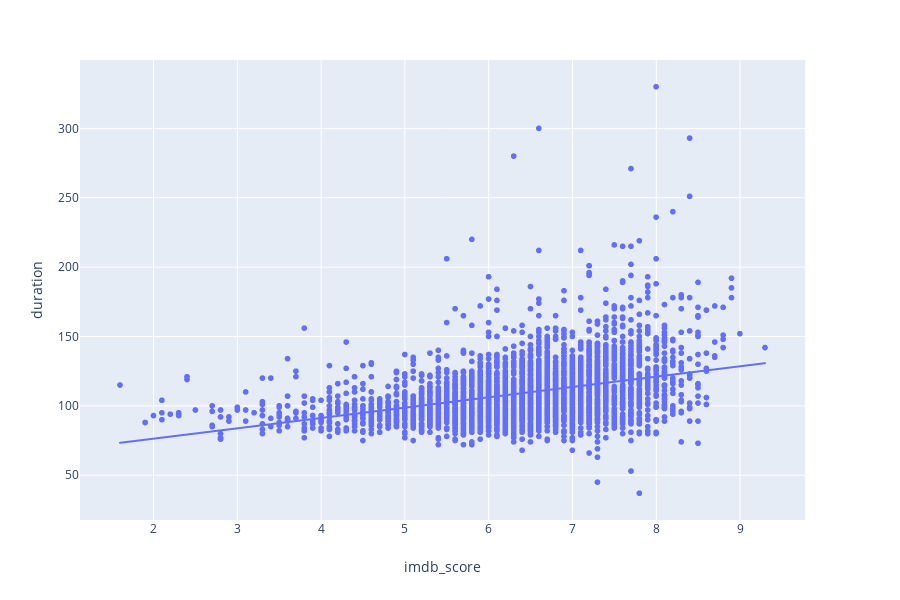

Notebook cell for this chart:
### Code cell
#px.scatter(df3, x="imdbscores_bins", y="duration", trendline='ols')
fig1 = px.scatter(df3, x="imdb_score", y="duration", trendline='ols')
fig1.show()

### Figure 1 — Plotly figure (JSON) as saved in the notebook; plotly's stock layout.template omitted (floating-point values rounded to 4 significant figures; data arrays with more than 128 entries replaced by an {"elided": "..."} marker saying what was removed)
{"data": [{"hoverlabel": {"namelength": 0}, "hovertemplate": "imdb_score=%{x}<br>duration=%{y}", "legendgroup": "", "marker": {"color": "#636efa", "symbol": "circle"}, "mode": "markers", "name": "", "showlegend": false, "type": "scattergl", "x": {"elided": "3697 float values"}, "xaxis": "x", "y": {"elided": "3697 int values"}, "yaxis": "y"}, {"hoverlabel": {"namelength": 0}, "hovertemplate": "<b>OLS trendline</b><br>duration = 7.452200 * imdb_score + 61.440193<br>R<sup>2</sup>=0.133335<br><br>imdb_score=%{x}<br>duration=%{y} <b>(trend)</b>", "legendgroup": "", "marker": {"color": "#636efa", "symbol": "circle"}, "mode": "lines", "name": "", "showlegend": false, "type": "scattergl", "x": {"elided": "3697 float values"}, "xaxis": "x", "y": {"elided": "3697 float values"}, "yaxis": "y"}], "layout": {"height": 600, "legend": {"tracegroupgap": 0}, "margin": {"t": 60}, "xaxis": {"anchor": "y", "domain": [0, 0.98], "title": {"text": "imdb_score"}}, "yaxis": {"anchor": "x", "domain": [0, 1], "title": {"text": "duration"}}}}
